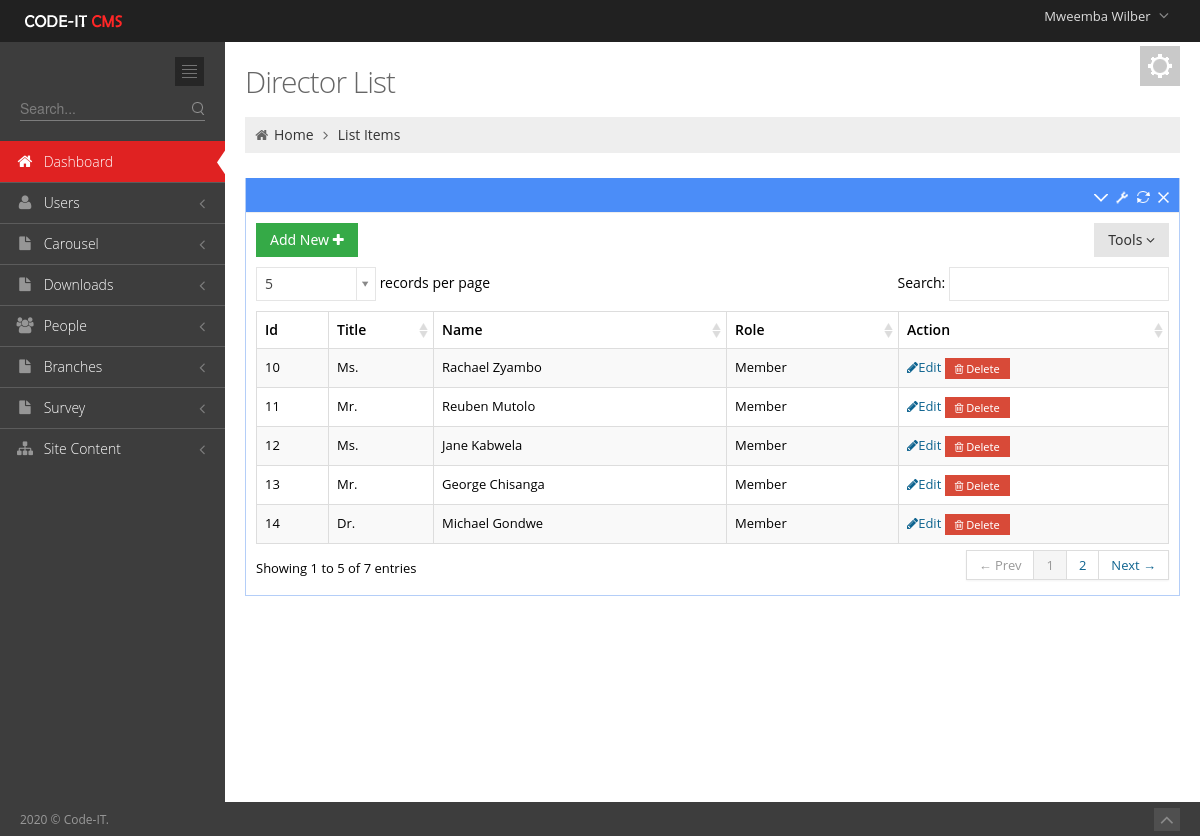
Page /Admin/Directors.php (signed in) on the committed database.
### tables this page shows
CREATE TABLE `user_tbl` (
  `username` varchar(50) NOT NULL,
  `password` text NOT NULL,
  `email` text NOT NULL,
  `contact_no` varchar(50) NOT NULL,
  `branch` int(11) NOT NULL,
  `level` int(11) NOT NULL,
  `Position` text NOT NULL,
  `active` int(11) NOT NULL,
  `Staff_no` int(11) NOT NULL,
  `profile_picture` text NOT NULL,
  `last_pass_change` date NOT NULL,
  `emp_id` int(3) NOT NULL,
  `Status` varchar(20) NOT NULL,
  `date_created` date NOT NULL
);

CREATE TABLE `employees_tbl` (
  `emp_id` int(4) UNSIGNED ZEROFILL NOT NULL,
  `Title` text NOT NULL,
  `first_name` varchar(100) DEFAULT NULL,
  `last_name` varchar(100) DEFAULT NULL,
  `date_of_birth` date DEFAULT NULL,
  `email` varchar(100) DEFAULT NULL,
  `mobile_number` varchar(18) DEFAULT NULL,
  `whatsapp` text NOT NULL,
  `address1` varchar(100) DEFAULT NULL,
  `address2` varchar(100) DEFAULT NULL,
  `city_town` varchar(100) DEFAULT NULL,
  `genda` varchar(10) DEFAULT NULL,
  `country` varchar(100) DEFAULT NULL,
  `date_joined` date DEFAULT NULL,
  `jobRole` text,
  `Qualification_level` varchar(40) NOT NULL,
  `qualification_Area` varchar(100) NOT NULL,
  `Category` text NOT NULL,
  `Picture` text NOT NULL,
  `brief_profile` text NOT NULL
);

CREATE TABLE `directors` (
  `Identity` int(11) NOT NULL,
  `Title` text NOT NULL,
  `Firstname` text NOT NULL,
  `LastName` text NOT NULL,
  `picture` text NOT NULL,
  `Role` text NOT NULL
);

### includes/sessions.php (called while the page is built, shortened)
<?php
include 'Dbconnect.php';
$dbuser=$_SESSION['username'];
   $query="SELECT * FROM `user_tbl` INNER JOIN `employees_tbl` ON `employees_tbl`.`emp_id`=`user_tbl`.`Staff_no` WHERE `username`='$dbuser'";
      $q1=mysqli_query($conn,$query)or die(mysqli_error());
            while ($row = mysqli_fetch_array($q1)) {
            $firstname=$row['first_name'];
            }
?>

### Admin/Directors.php (the view, shortened to what this page needs)
<?php include '../includes/sessions.php';?><!DOCTYPE html>
 <html lang="en">
<head>
	<link href="media/css/bootstrap.min.css" rel="stylesheet" type="text/css"/>
	<link href="media/css/bootstrap-responsive.min.css" rel="stylesheet" type="text/css"/>
	<link href="media/css/font-awesome.min.css" rel="stylesheet" type="text/css"/>
	<link href="media/css/style-metro.css" rel="stylesheet" type="text/css"/>
	<link href="media/css/style.css" rel="stylesheet" type="text/css"/>
	<link href="media/css/style-responsive.css" rel="stylesheet" type="text/css"/>
	<link href="media/css/default.css" rel="stylesheet" type="text/css" id="style_color"/>
	<link href="media/css/uniform.default.css" rel="stylesheet" type="text/css"/>
	<link rel="stylesheet" type="text/css" href="media/css/select2_metro.css" />
	<link rel="stylesheet" href="media/css/DT_bootstrap.css" />
</head>
<?php
include 'includes/header.php';
include 'includes/sidebar.php';
?>
		<div class="page-content">
			<div class="container-fluid">
				<div class="row-fluid">
					<div class="span12">
						<div class="color-panel hidden-phone">
							<div class="color-mode-icons icon-color"></div>
						</div>
						<h3 class="page-title">
							Director List
						</h3>
						<ul class="breadcrumb">
							<li>
								<i class="icon-home"></i>
								<a href="index.html">Home</a>
								<i class="icon-angle-right"></i>
							</li>
							<li><a href="#">List Items</a></li>
						</ul>
					</div>
				</div>
				<div class="row-fluid">
					<div class="span12">
						<div class="portlet box blue">
							<div class="portlet-title">
								<div class="tools">
									<a href="javascript:;" class="collapse"></a>
									<a href="#portlet-config" data-toggle="modal" class="config"></a>
									<a href="javascript:;" class="reload"></a>
									<a href="javascript:;" class="remove"></a>
								</div>
							</div>
							<div class="portlet-body">
								<div class="clearfix">
									<div class="btn-group">
										<a href="NewDirector.php"><button " class="btn green">
										Add New <i class="icon-plus"></i>
										</button></a>
									</div>
									<div class="btn-group pull-right">
										<button class="btn dropdown-toggle" data-toggle="dropdown">Tools <i class="icon-angle-down"></i>
										</button>
									</div>
								</div>
								<table class="table table-striped table-hover table-bordered" id="sample_editable_1">
									<thead>
										<tr>
												<th>Id</th>
											<th class="hidden-480">Title</th>
											<th class="hidden-480">Name</th>
                                             <th class="hidden-480">Role</th>
											<th >Action</th>
										</tr>
									</thead>
									<tbody>
                                <?php
  $propertySQL="SELECT * FROM `directors`";
											$results=mysqli_query($conn,$propertySQL);
											while($row5=mysqli_fetch_array($results)){ ?>
										<tr class="">
											<td><?php echo $row5['Identity'] ?></td>
                                           <td class="hidden-480" ><?php echo  $row5['Title']    ?></td>
											<td class="hidden-480"><?php echo  $row5['Firstname']  ?> <?php echo  $row5['LastName'] ?> </td>
											<td class="center hidden-480"><?php echo  $row5['Role']   ?></td>
											<td>
																 <a href="EditDirector.php?direct_id=<?php echo  $row5['Identity'] ?>"><i class="icon-pencil"></i>Edit</a>
																 <a  href="DeleteDirector.php?direct_id=<?php echo  $row5['Identity'] ?>" onclick="return confirm('Are You sure you want to delete this item')" href=""class="btn mini red"><i class="icon-trash"></i> Delete</a>
</td>
										</tr>
									<?php } 		 ?>
									</tbody>
								</table>
							</div>
						</div>
					</div>
				</div>
			</div>
		</div>
	</div>
	<div class="footer">
		<div class="footer-inner">
			2020 &copy; Code-IT.
		</div>
		<div class="footer-tools">
			<span class="go-top">
			<i class="icon-angle-up"></i>
			</span>
		</div>
	</div>
</body>
</html>

### Admin/includes/header.php (shortened to what this page needs)
<?php
 include '../includes/sessions.php';
?>
 <html lang="en" class="no-js">
<body class="page-header-fixed">
	<div class="header navbar navbar-inverse navbar-fixed-top">
		<div class="navbar-inner">
			<div class="container-fluid">
				<a class="brand" href="index.php">
				<img src="media/image/logo.png" alt="logo"/>
				</a>
				<ul class="nav pull-right">
					<li class="dropdown user">
						<a href="#" class="dropdown-toggle" data-toggle="dropdown">
						<span class="username"><?php echo $firstname ;?></span>
						<i class="icon-angle-down"></i>
						</a>
					</li>
				</ul>
			</div>
		</div>
	</div>
	<div class="page-container">

### Admin/media/css/style-metro.css (style rules this page uses)
div, input, select, textarea, span, img, table, td, th, p, a, button, ul, li { -webkit-border-radius: 0 !important; -moz-border-radius: 0 !important; border-radius: 0 !important; }
.btn { background-color: #e5e5e5; background-image: none; filter: none; border: 0; padding: 7px 14px; text-shadow: none; font-family: "Segoe UI", Helvetica, Arial, sans-serif; font-size: 14px; color: #333333; cursor: pointer; outline: none; -webkit-box-shadow: none !important; -moz-box-shadow: none !important; box-shadow: none !important; -webkit-border-radius: 0 !important; -moz-border-radius: 0 !important; border-radius: 0 !important; }
.btn.red { color: white; text-shadow: none; background-color: #d84a38; }
.btn.green { color: white; text-shadow: none; background-color: #35aa47; }
.mini { height: 13px; font-size: 11px !important; line-height: 13px; padding: 4px 10px; }

### Admin/media/css/style-responsive.css (style rules this page uses)
@media (min-width: 980px) { .page-content { margin-left: 225px; margin-top: 0px; min-height: 760px; } }

### Admin/media/css/default.css (style rules this page uses)
body { background-color: #3d3d3d !important; }
.header .navbar-inner { filter: none !important; background-image: none !important; background-color: #212121 !important; }
.header .nav li.dropdown .dropdown-toggle i { color: #8a8a8a !important; }
.footer .footer-inner { color: #999999; }
.footer .footer-tools .go-top { background-color: #4f4f4f; }
.footer .footer-tools .go-top i { color: #8a8a8a; }

### rows in the picture
user_tbl: employees_tbl.first_name "Mweemba Wilber"
directors: Identity "10", Title "Ms.", Firstname "Rachael", LastName "Zyambo", Role "Member"
directors: Identity "11", Title "Mr.", Firstname "Reuben", LastName "Mutolo", Role "Member"
directors: Identity "12", Title "Ms.", Firstname "Jane", LastName "Kabwela", Role "Member"
directors: Identity "13", Title "Mr.", Firstname "George", LastName "Chisanga", Role "Member"
directors: Identity "14", Title "Dr.", Firstname "Michael", LastName "Gondwe", Role "Member"
